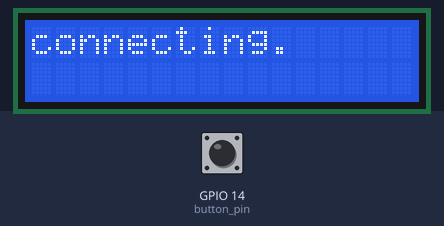
A sketch run on a simulated ESP32. Shown: 16×1 character LCD. The test bench sets the inputs (shaded band); at power-on: GPIO 14 (button_pin) HIGH. WiFi joins after 1.5 s; servers stay silent unless stated; uploads are accepted with an empty reply; the local clock reads 2024-03-15 10:24:30 at power-on unless the sketch sets it; what the sketch prints to the serial monitor is not drawn.

Above: at 0.6 s.
At 2.9 s:
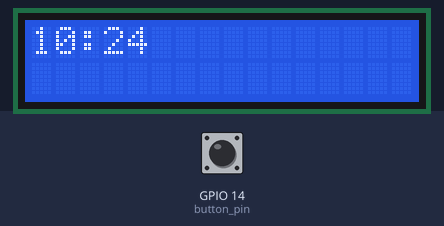
3.0 s: GPIO 14 (button_pin) pulled LOW for 0.7 s
At 5.4 s:
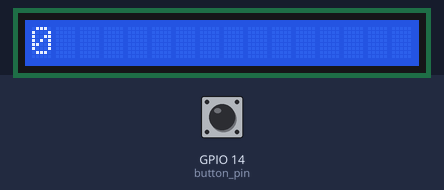
Timing chart, 0 to 6.9 s (numbered marks = the images above; inputs shaded):
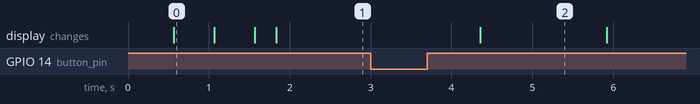

The sketch:

smart-alerm.ino
```cpp
// ライブラリのインクルード
#include <WiFi.h>
#include <HTTPClient.h>
#include <Arduino_JSON.h>
#include <LiquidCrystal.h>

// wi-fiの設定
const char* ssid = "";
const char* password = "";

// 変数の初期化
const String url = "";
char *point[7] = {"sun","mon","tue","wed","thu","fri","sat"};
int weeks[7][2];
int start_time[2];
int end_time[2];
int mo=0;

// PINの設定
int button_pin = 14;
LiquidCrystal lcd(22,23,5,18,19,21);

void setup(){
  Serial.begin(115200);
  // wifiの接続
  lcd.begin(16, 0);
  lcd.print("connecting");
  WiFi.begin(ssid,password);
  while (WiFi.status() != WL_CONNECTED){
    delay(500);
    lcd.print(".");
  }
  // ピンの設定
  pinMode(button_pin, INPUT_PULLUP);
  String da = get_timer("name");
}

void loop(){
  // 時間を取得
  configTime(9*3600,0,"pool.ntp.org");
  struct tm timeInfo;
  getLocalTime(&timeInfo);
  int w = timeInfo.tm_wday;
  int h = timeInfo.tm_hour;
  int m = timeInfo.tm_min;
  lcd.begin(16, 0);
  lcd.clear();
  if(m<10){
    lcd.print(String(h)+":0"+String(m));
  }else{
    lcd.print(String(h)+":"+String(m));
  }
  // ボタンを検知
  int button_status = digitalRead(button_pin);
  if (button_status==0 and mo==0){
    start_time[0]=h;
    start_time[1]=m;
    Serial.println("ON");
    mo=1;
  }else if(button_status==1 and mo==1){
    // 寝た時間と起きた時間から睡眠時間を求める
    Serial.println("OFF");
    end_time[0]=h;
    end_time[1]=m;
    String user = "name";
    int sleep_time = calc_time(start_time, end_time);
    String result = post_sleep_time(user,sleep_time);
    lcd.begin(16,1);
    lcd.clear();
    lcd.print(sleep_time);
    delay(1000);
    mo=0;
  }
  // nn:00になったときにタイマーの時間を取得
  if (m==0){
    String da = get_timer("name");
    Serial.print(weeks[w][0]+":"+weeks[w][1]);
  }
  // 設定したタイマーと現在の時間が一致したときにアラームを鳴らす
  if(h==weeks[w][0] and m==weeks[w][1]){
    Serial.println("alarm ON!!!");
  }
  delay(500);
}

// タイマーの時間を取得
String get_timer(String user){
  const String key = "get_timer?user=" + user;
  if ((WiFi.status()==WL_CONNECTED)){
    HTTPClient http;
    http.begin(url+key);
    // アクセスしたときの結果の状態を保存する変数(ミスのときはマイナスの値)
    int httpCode = http.GET();
    if (httpCode > 0){
      String payload = http.getString();
      http.end();
      JSONVar json = JSON.parse(payload);
      for (int i=0; i<=6; i++){
        String key = point[i];
        int value = int(json[key]);
        weeks[i][0]=value/100;
        weeks[i][1]=value%100;
        Serial.println(key+"="+value);
      }
      return payload;
    }else{
      http.end();
      return "error";
    }
  }
}

// 睡眠時間を記録
String post_sleep_time(String user,int t){
  const String key = "post_sleep_time";
  String json = "{\"user\":\""+user+"\",\"time\":\""+t+"\"}";
  if(WiFi.status()==WL_CONNECTED){
    HTTPClient http;
    http.begin(url+key);
    http.addHeader("Content-Type", "application/json");
    int httpCode = http.POST(json);
    if(httpCode==200){
      http.end();
      return "clear";
    }else{
      http.end();
      return "eroor:"+httpCode;
    }
  }
}

int calc_time(int s[],int e[]){
  int ho=0;
  int mi=0;
  if(s[0]>e[0]){
    ho=(24-s[0]-1)+e[0];
    mi=(60-s[1])+e[1];
  }else if(s[0]<e[0]){
    ho=e[0]-s[0];
    mi=(60+e[1])-s[1];
  }else{
    ho= 0;
    mi=e[1]-s[1];
  }
  int sum = (ho*60) + mi;
  return sum;
}
```

Measured:
- after the input at 3.0 s, the display: changes after 1.4 s (image 2)
